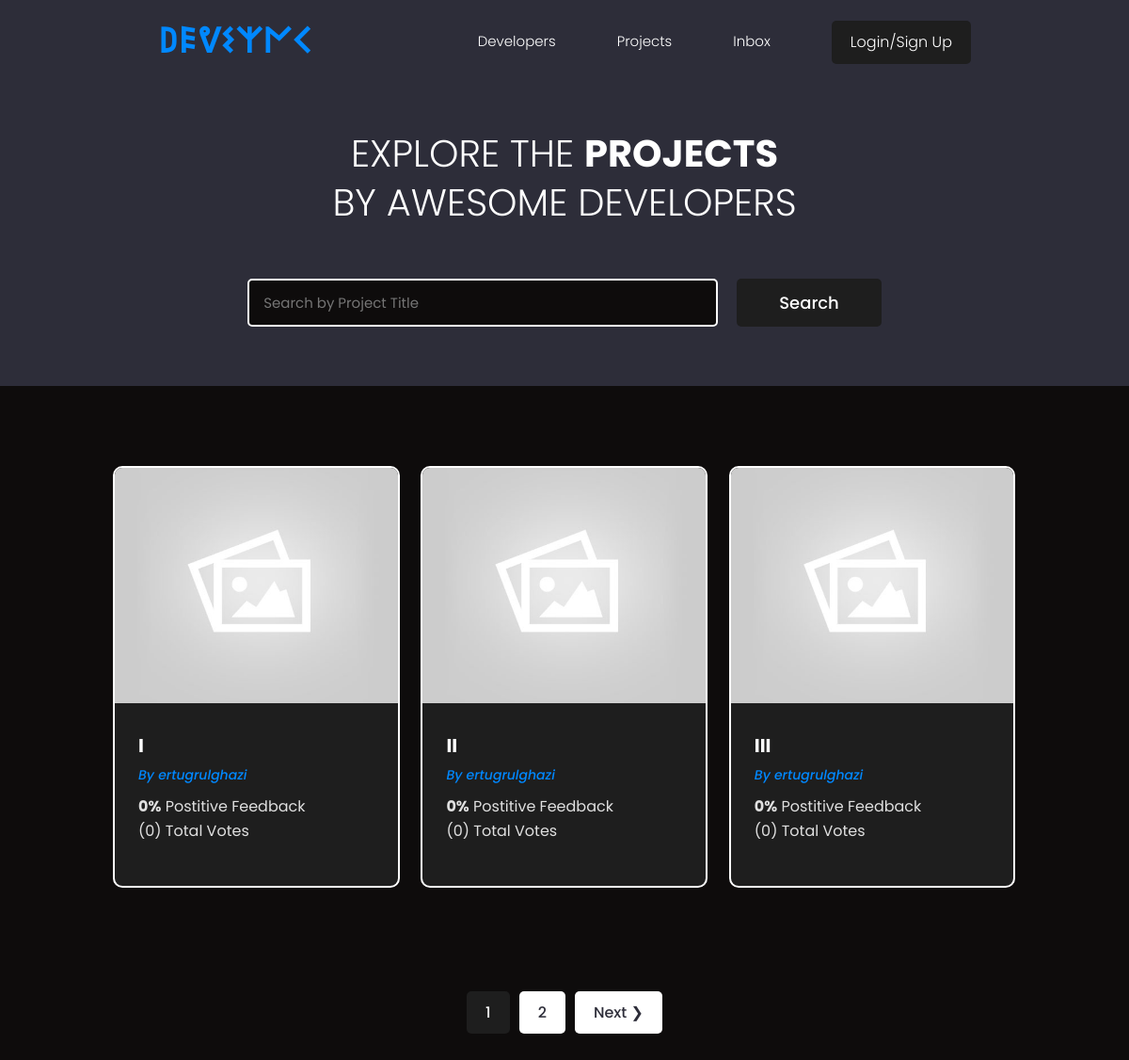
The page /projects/ on the database as committed earlier.
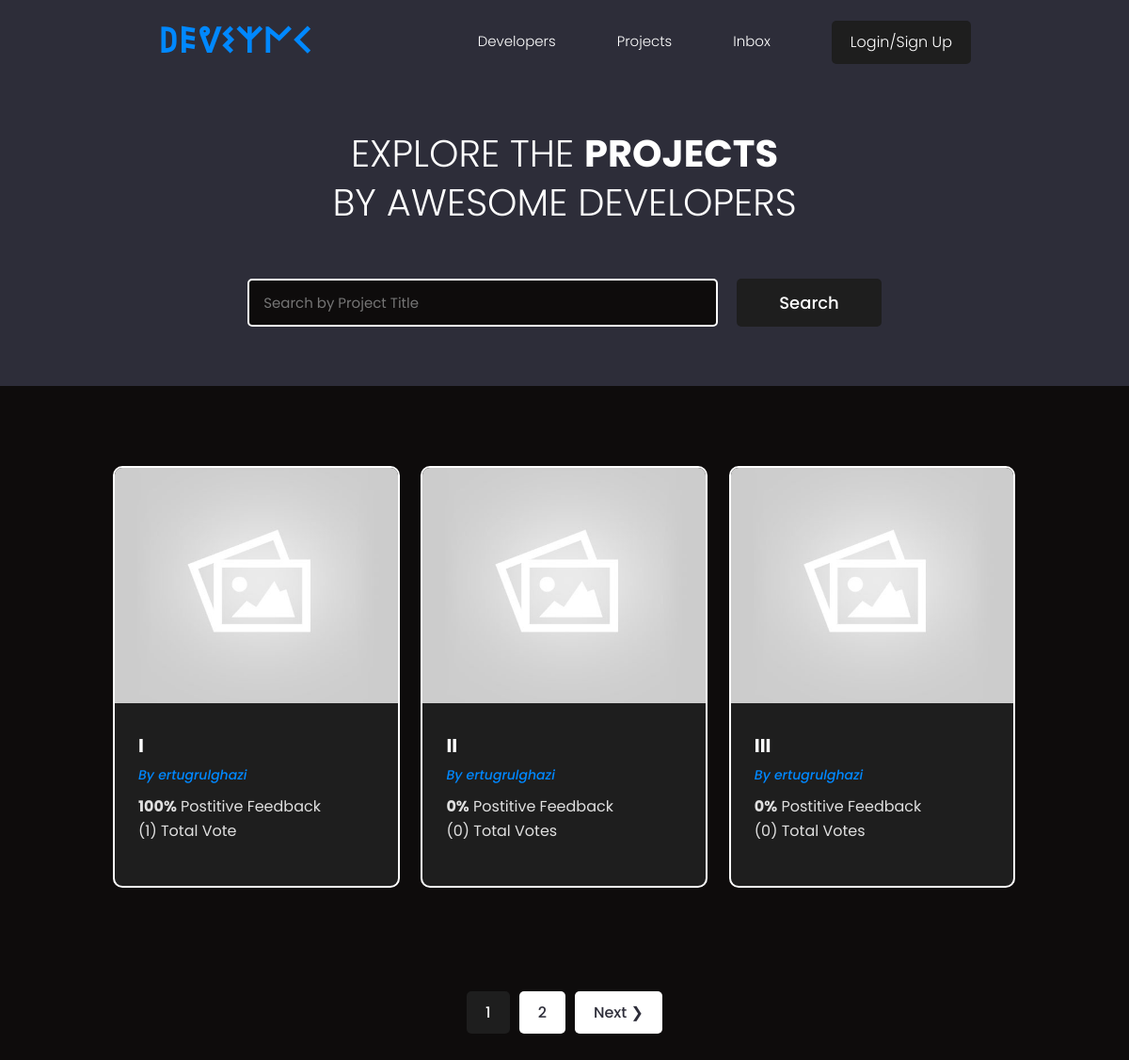
The same page on the database as committed later.
### app2024/models.py (models this page shows, shortened)
class Project(models.Model):
    owner = models.ForeignKey(Profile, null=True, blank=True, on_delete=models.SET_NULL)
    title = models.CharField(max_length=200)
    description = models.TextField(null=True, blank=True)
    demo_link = models.CharField(max_length=2000, null=True, blank=True)
    source_link = models.CharField(max_length=2000, null=True, blank=True)
    featured_image = models.ImageField(null=True, blank=True, default="default.jpg")
    tags = models.ManyToManyField("Tag", blank=True)
    vote_total = models.IntegerField(default=0, null=True, blank=True)
    vote_ratio = models.IntegerField(default=0, null=True, blank=True)
    created = models.DateTimeField(auto_now_add=True)
    id = models.UUIDField(
        default=uuid.uuid4, unique=True, primary_key=True, editable=False
    )
    class Meta:
        ordering = ["-vote_ratio", "-vote_total"]

### users/models.py (models this page shows)
class Profile(models.Model):
    user = models.OneToOneField(User, on_delete=models.CASCADE, null=True, blank=True)
    name = models.CharField(max_length=200, null=True, blank=True)
    email = models.EmailField(max_length=200, unique=True, null=True, blank=True)
    username = models.CharField(max_length=200, null=True, blank=True)
    headline = models.CharField(max_length=200, null=True, blank=True)
    bio = models.TextField(null=True, blank=True)
    location = models.CharField(max_length=200, null=True, blank=True)
    profile_image = models.ImageField(
        max_length=200,
        null=True,
        blank=True,
        upload_to="profiles/",
        default="default_profile.png",
    )
    social_github = models.CharField(max_length=200, null=True, blank=True)
    social_twitter = models.CharField(max_length=200, null=True, blank=True)
    social_linkedin = models.CharField(max_length=200, null=True, blank=True)
    social_youtube = models.CharField(max_length=200, null=True, blank=True)
    social_website = models.CharField(max_length=200, null=True, blank=True)
    created = models.DateTimeField(auto_now_add=True)
    id = models.UUIDField(
        default=uuid.uuid4, unique=True, primary_key=True, editable=False
    )
    def __str__(self):
        return str(self.user.username)

### app2024/views.py (the view)
# urls.py: path('projects/',views.homepage,name='project'),
def homepage(request):
    q = ""
    if request.GET.get("q"):
        q = request.GET.get("q")
    tags = Tag.objects.filter(name__icontains=q)
    projects = Project.objects.distinct().filter(
        Q(title__icontains=q)
        | Q(description__icontains=q)
        | Q(owner__name__icontains=q)
        | Q(tags__in=tags)
    )
    page = request.GET.get("page")
    results = 3
    paginator = Paginator(projects, results)
    try:
        projects = paginator.page(page)
    except PageNotAnInteger:
        page = 1
        projects = paginator.page(page)
    except EmptyPage:
        page = paginator.num_pages
        projects = paginator.page(page)
    context = {"page": "Projects", "projects": projects, "q": q, "paginator": paginator}
    return render(request, "homepage.html", context)

### templates/homepage.html (shortened to what this page needs)
{% extends "base.html" %}
{% block content %}
<main class="home">
    <section class="hero-section text-center">
      <div class="container container--narrow">
        <div class="hero-section__box">
          <h2>Explore the <span>Projects</span></h2>
          <h2> by Awesome developers</h2>
        </div>
        <div class="hero-section__search">
          <form class="form" action="{% url 'project' %}" method="get">
            <div class="form__field">
              <input class="input input--text" id="formInput#search" type="text" name="q"
               value="{{q}}" placeholder="Search by Project Title" />
            </div>
            <input class="btn btn--sub btn--lg" type="submit" value="Search" />
          </form>
        </div>
      </div>
    </section>
    <section class="projectsList">
      <div class="container">
        <div class="grid grid--three">
            {% for project in projects %}
          <div class="column">
            <div class="card project">
              <a href="{% url 'projectpage' project.id %}" class="project">
                <img class="project__thumbnail" src="{{ project.featured_image.url }}" alt="project thumbnail" />
                <div class="card__body">
                  <h3 class="project__title">{{project.title}}</h3>
                  <p><a class="project__author" href="{% url 'user-profile' project.owner.id %}">By {{project.owner}}</a></p>
                  <p class="project--rating">
                    <span style="font-weight: bold;">{{project.vote_ratio}}%</span> Postitive
                    Feedback<br>({{project.vote_total}}) Total Vote{{project.vote_total|pluralize:"s"}}
                  </p>
                </div>
              </a>
            </div>
          </div>
          {% endfor %}
        </div>
      </div>
    </section>
    {% if projects.has_other_pages %}
    <div class="pagination">
      <ul class="container">
        {% for page in paginator.page_range %}
        {% if page == projects.number %}
        <li><a class="btn page-link btn--sub" href="?={{page}}">{{page}}</a></li>
        {% else %}
        <li><a class="btn page-link" href="?page={{page}}">{{page}}</a></li>
        {% endif %}
        {% endfor %}
        {% if projects.has_next %}
        <li><a class="btn page-link btn" href="?page={{projects.next_page_number}}">Next &#10095;</a></li>
        {% endif %}
      </ul>
    </div>
    {% endif %}
  </main>
{% endblock content %}

### templates/base.html (shortened to what this page needs)
<!DOCTYPE html>
{% load static %}
<html lang="en">
  <head>
    <link
      rel="stylesheet"
      href="https://cdn.iconmonstr.com/1.3.0/css/iconmonstr-iconic-font.min.css"
    />
    <link rel="stylesheet" href="{% static 'uikit/styles/uikit.css' %}" />
    <link rel="stylesheet" href="{% static 'styles/app.css' %}" />
    <link
      href="https://cdn.jsdelivr.net/npm/remixicon@4.3.0/fonts/remixicon.css"
      rel="stylesheet"
    />
  </head>
  <body>
    {% include "navbar.html" %}
     {% block content %} {% endblock content %}
  </body>
</html>

### templates/navbar.html (shortened to what this page needs)
{% load static %}
<header class="header">
    <div class="container container--narrow">
      <a href="{% url 'profiles' %}" class="header__logo">
        <h2>𐌃𐌄ᕓ𐌔𐌙𐌍𐌂</h3>
      </a>
      <nav class="header__nav">
        <ul class="header__menu">
          <li class="header__menuItem"><a href="{% url 'profiles' %}">Developers</a></li>
          <li class="header__menuItem"><a href="{% url 'project' %}">Projects</a></li>
          <li class="header__menuItem"><a href="{% url 'inbox' %}">Inbox</a></li>
          {% if request.user.is_authenticated %}
          <li class="header__menuItem"><a href="{% url 'user-account' %}">My Account</a></li>
          <li class="header__menuItem"><a href="{% url 'logout-User' %}" class="btn btn--sub">Logout</a></li>
          {% else %}
          <li class="header__menuItem"><a href="{% url 'login-User' %}" class="btn btn--sub">Login/Sign Up</a></li>
          {% endif %}
        </ul>
      </nav>
    </div>
  </header>

### static/styles/app.css (style rules this page uses)
:root { --color-sub: #2d2d39; }
.btn--sub { background-color: var(--color-sub-light); }
.card { border: 2px solid var(--color-light); }
img { width: 100%; }
.header { position: sticky; z-index: 111; background-color: var(--color-sub); padding: 1.5rem 0; }
.header>.container { display: flex; justify-content: space-between; align-items: center; }
.header__nav>ul { display: inline-flex; align-items: center; list-style: none; gap: 6.5rem; }
.header__menuItem>a { color: var(--color-light); font-weight: 300; }
.hero-section { height: 40vh; display: flex; align-items: center; background-color: var(--color-sub); }
.hero-section__box { margin-bottom: 4rem; }
.hero-section__box>h2, .hero-section__box>h2>span { font-size: 4rem; color: var(--color-light); line-height: 1.3; text-transform: uppercase; }
.hero-section__box>h2 { font-weight: 300; }
.hero-section__box>h2>span { font-weight: 700; }
.hero-section__search>.form { display: flex; align-items: center; justify-content: center; gap: 2rem; }
.hero-section__search>.form input.input--text { width: 50rem; }
.pagination { margin-top: 8rem; margin-bottom: 10rem; }
.pagination>ul { flex-wrap: wrap; list-style: none; display: flex; align-items: center; justify-content: center; gap: 1rem; }
.pagination .btn { color: var(--color-sub); }
.pagination .btn.btn--sub { color: var(--color-light); }
.project__author { font-size: 1.4rem; font-style: italic; }
.project--rating { margin-bottom: 1.6em; margin-top: .5em; }
.projectsList { margin-top: 8rem; }
.project__thumbnail { height: 25rem; object-fit: cover; object-position: top center; }
.project__title { font-size: 2rem; font-weight: 700; color: var(--color-light); }

### static/uikit/styles/modules/_variables.css (style rules this page uses)
:root { --color-main: #0088ff; --color-main-light: #3a9bdc; --color-sub: #121212; --color-sub-light: #1e1e1e; --color-sub-lighter: #333333; --color-text: #e0e0e0; --color-gray: #757575; --color-light: #ffffff; --color-light-gray: #616161; --color-bg: #0e0c0c; --color-white: #ffffff; --color-white-light: #bfbfbf; --color-success: #4caf50; --color-success-bg: #2e7d32; --color-error: #f44336; --color-error-bg: #d32f2f; --font-base: 'Poppins', 'Segoe UI', Roboto, 'Helvetica Neue', Arial, sans-serif; --font-monospace: 'Fira Code', 'Courier New', Courier, monospace; --font-regular: 400; --font-medium: 500; --font-bold: 700; --generic-shadow: 2px 2px 8px rgba(0, 0, 0, 0.5); --generic-transition: all 0.3s ease-in-out; }

### static/uikit/styles/modules/_base.css (style rules this page uses)
* { margin: 0; padding: 0; box-sizing: border-box; text-rendering: optimizeLegibility; color: inherit; font-size: inherit; }
html { font-size: 50%; }
@media only screen and (min-width: 480px) { html { font-size: 56.25%; } }
@media only screen and (min-width: 1200px) { html { font-size: 62.5%; } }
body { line-height: 1.6; font-weight: 400; font-size: 1.5rem; color: var(--color-text); background-color: var(--color-bg); min-height: 100vh; }

### static/uikit/styles/modules/_typography.css (style rules this page uses)
* { font-family: var(--font-base); }
h2 { font-size: 3.6rem; font-weight: var(--font-bold); }
h3 { font-size: 3.2rem; font-weight: var(--font-medium); }
p, span, strong { font-size: 1.6rem; color: var(--color-text); font-weight: var(--font-regular); }
a { padding-bottom: 2px; text-decoration: none; display: inline-block; color: var(--color-main); font-weight: var(--font-medium); }

### static/uikit/styles/modules/_utilities.css (style rules this page uses)
.container { width: 92%; max-width: 165rem; margin: 0 auto; box-sizing: border-box; }
.container--narrow { width: 92%; max-width: 120rem; }
@media screen and (min-width: 1000px) { .container { width: 90%; } }
@media screen and (min-width: 1000px) { .container--narrow { width: 85%; } }
@media screen and (min-width: 1200px) { .container { width: 80%; } }
@media screen and (min-width: 1200px) { .container--narrow { width: 72%; } }
.text-center { text-align: center; }

### static/uikit/styles/modules/_button.css (style rules this page uses)
.btn { display: inline-block; position: relative; cursor: pointer; background-color: var(--color-light); font-weight: var(--font-medium); color: var(--color-sub); text-decoration: none; padding: 1rem 2rem; border-radius: 0.5rem; border: none; width: -webkit-fit-content; width: -moz-fit-content; width: fit-content; height: -webkit-fit-content; height: -moz-fit-content; height: fit-content; font-size: 1.6rem; outline-width: 0; outline-color: transparent; -webkit-backface-visibility: hidden; backface-visibility: hidden; transition: all 0.3s ease-in-out; }
.btn--sub { background-color: var(--color-sub); color: var(--color-white); }
.btn--lg { font-size: 1.8rem; padding: 1.2rem 4.5rem; }

Rows that differ between the two databases and show on the page:
changed Project (number 1 of 3 on the later page): vote_ratio "0" → "100"; vote_total "0" → "1"
